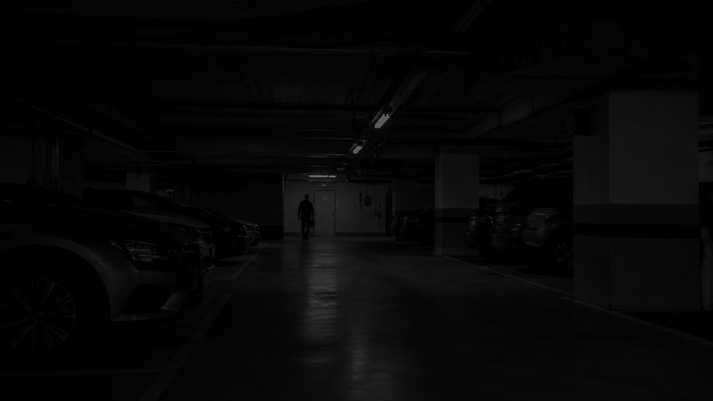
#> input picture atividade/atividade-3/input/imagem_01.png, 713 x 401 px, shrunk from 1672 x 941 before the run, found by its file name
$ jupyter execute atividade-3.ipynb
#> lines starting #> are read from the running program, lines starting #| are printed output that depends on the picture; after the words box and inside, x2 and y2 are one past the last pixel; in counts of white or black regions, pixels touching at a corner belong together
[cell 1]
import os
import numpy as np
import cv2
import requests
from io import BytesIO

import matplotlib.pyplot as plt
from PIL import Image

# Pasta onde todas as imagens geradas serão salvas
pasta_saida = os.path.join("output")
os.makedirs(pasta_saida, exist_ok=True)

def salvar_figura(fig, nome_arquivo):
    fig.savefig(os.path.join(pasta_saida, nome_arquivo), dpi=150, bbox_inches="tight")

# 1. Imagens de Input

[cell 2]
url_base = (
    "https://raw.githubusercontent.com/"
    "lianeheidemann/atividades-processamento-de-imagens/"
    "main/atividade/atividade-3/input/"
)

def carregar_imagem(nome_arquivo):
#> called with nome_arquivo = 'imagem_01.png'
    resposta = requests.get(url_base + nome_arquivo)
    resposta.raise_for_status()
    return Image.open(BytesIO(resposta.content))
#> returned value is the input picture: PIL image 713x401 RGB; mean R, G, B 7.1, 7, 6.9

# Carregamento das cinco imagens
imagem_1 = carregar_imagem("imagem_01.png")
imagem_2 = carregar_imagem("imagem_02.png")
#> call 2 of carregar_imagem, with nome_arquivo = 'imagem_02.png'
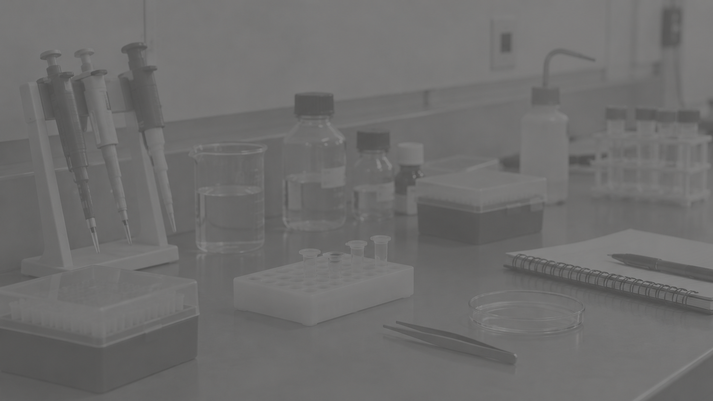
#> input picture atividade/atividade-3/input/imagem_02.png, 713 x 401 px, shrunk from 1672 x 941 before the run, found by its file name
#> in carregar_imagem, returned value is the input picture: PIL image 713x401 RGB; mean R, G, B 110.2, 109.6, 108.9
imagem_3 = carregar_imagem("imagem_03.png")
#> call 3 of carregar_imagem, with nome_arquivo = 'imagem_03.png'
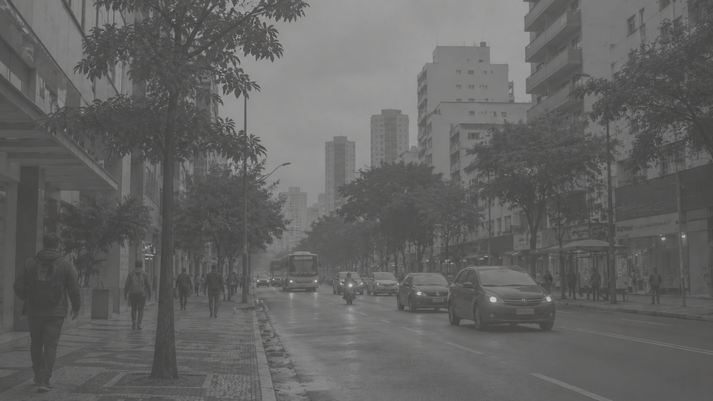
#> input picture atividade/atividade-3/input/imagem_03.png, 713 x 401 px, shrunk from 1672 x 941 before the run, found by its file name
#> in carregar_imagem, returned value is the input picture: PIL image 713x401 RGB; mean R, G, B 100.5, 100.1, 99.7
imagem_4 = carregar_imagem("imagem_04.png")
#> call 4 of carregar_imagem, with nome_arquivo = 'imagem_04.png'
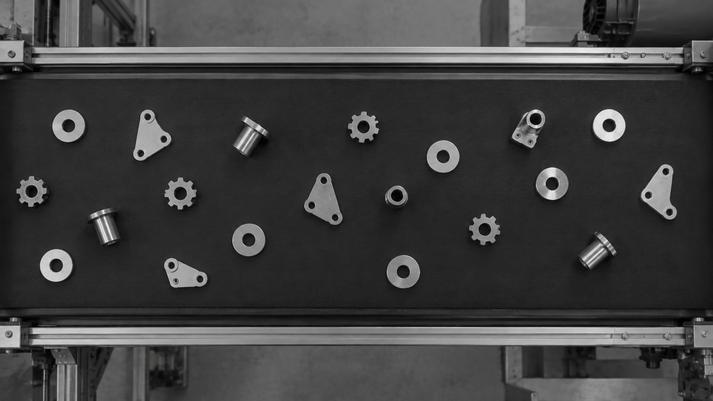
#> input picture atividade/atividade-3/input/imagem_04.png, 713 x 401 px, shrunk from 1672 x 941 before the run, found by its file name
#> in carregar_imagem, returned value is the input picture: PIL image 713x401 RGB; mean R, G, B 64.7, 64.4, 64.2
imagem_5 = carregar_imagem("imagem_05.png")
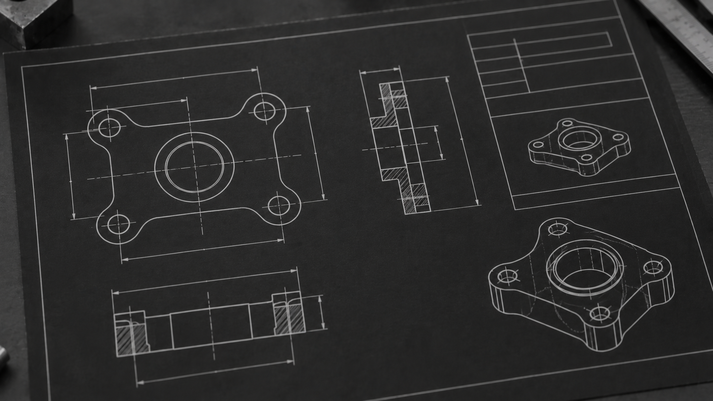
#> input picture atividade/atividade-3/input/imagem_05.png, 713 x 401 px, shrunk from 1672 x 941 before the run, found by its file name
#> in carregar_imagem, returned value is the input picture: PIL image 713x401 RGB; mean R, G, B 44.9, 44.6, 44.2

# Conversão para escala de cinza e array NumPy
imagem_cinza_1 = np.array(imagem_1.convert("L"), dtype=np.uint8)
imagem_cinza_2 = np.array(imagem_2.convert("L"), dtype=np.uint8)
imagem_cinza_3 = np.array(imagem_3.convert("L"), dtype=np.uint8)
imagem_cinza_4 = np.array(imagem_4.convert("L"), dtype=np.uint8)
imagem_cinza_5 = np.array(imagem_5.convert("L"), dtype=np.uint8)

imagens = [
    imagem_cinza_1,
    imagem_cinza_2,
    imagem_cinza_3,
    imagem_cinza_4,
    imagem_cinza_5,
]

titulos = [
    "Imagem 1 — escura demais",
    "Imagem 2 — clara/saturada",
    "Imagem 3 — bem exposta",
    "Imagem 4",
    "Imagem 5",
]

fig, eixos = plt.subplots(2, 3, figsize=(16, 6))
eixos = eixos.ravel()

for eixo, imagem, titulo in zip(eixos, imagens, titulos):
    eixo.imshow(imagem, cmap="gray", vmin=0, vmax=255)
    eixo.set_title(titulo)
    eixo.axis("off")
#> this loop made 5 passes
#> titulo on passes 1 to 5: 'Imagem 1 — escura demais', 'Imagem 2 — clara/saturada', 'Imagem 3 — bem exposta', 'Imagem 4', 'Imagem 5'

eixos[5].axis("off")

plt.tight_layout()
salvar_figura(fig, "01_imagens_input.png")
plt.show()

# 2. Histogramas

[cell 3]
fig, eixos = plt.subplots(2, 3, figsize=(16, 12))
eixos = eixos.ravel()

imagens = [imagem_cinza_1, imagem_cinza_2, imagem_cinza_3, imagem_cinza_4, imagem_cinza_5]
titulos = [
    "Imagem 1 — gamma < 1",
    "Imagem 2 — Expansão de contraste",
    "Imagem 3 — Equalização de histograma",
    "Imagem 4 — Limiarização",
    "Imagem 5 — Negativo",
]

for eixo, imagem, titulo in zip(eixos, imagens, titulos):
    eixo.hist(imagem.ravel(), bins=256, range=(0, 255), color="gray")
    eixo.set_title(titulo)
    eixo.set_xlabel("Intensidade")
    eixo.set_ylabel("Nº de pixels")
#> this loop made 5 passes

eixos[5].axis("off")

plt.tight_layout()
salvar_figura(fig, "02_histogramas_originais.png")
plt.show()

# 3. Tratamento de Imagens

## Imagem 01 — Correção gama

A imagem está subexposta. A correção gama clareia principalmente os tons escuros, revelando carros, colunas e o piso sem alterar tudo de forma linear. Comece com gamma = 0.4 ou 0.5.

[cell 4]
gamma = 0.5  # gamma < 1 clareia a imagem

imagem_normalizada = imagem_cinza_1.astype(np.float32) / 255.0

imagem_1_tratada = np.power(
    imagem_normalizada,
    gamma
)
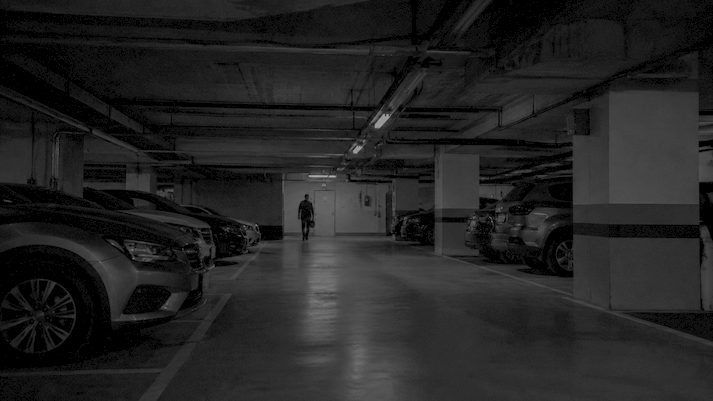
#> imagem_1_tratada: shape (401, 713) float32; min 0, max 0.692, mean 0.14

imagem_1_tratada = np.clip(
    imagem_1_tratada * 255,
    0,
    255
).astype(np.uint8)

fig, eixos = plt.subplots(1, 2, figsize=(12, 5))

eixos[0].imshow(imagem_cinza_1, cmap="gray", vmin=0, vmax=255)
eixos[0].set_title("Imagem 1 — Original")
eixos[0].axis("off")

eixos[1].imshow(imagem_1_tratada, cmap="gray", vmin=0, vmax=255)
eixos[1].set_title(f"Correção gama — γ = {gamma}")
eixos[1].axis("off")

plt.tight_layout()
salvar_figura(fig, "03_imagem_01_correcao_gama.png")
plt.show()

A correção gama foi escolhida porque a imagem apresentava baixa luminosidade e concentração de pixels nas intensidades mais escuras. A utilização de γ = 0,5 deslocou os níveis de cinza para intensidades mais altas, revelando detalhes dos carros, das colunas e do piso da garagem. O tratamento melhorou a visibilidade da cena sem aplicar o mesmo aumento a todos os pixels, preservando melhor as diferenças de tonalidade.

## Imagem 2 — Expansão de contraste

Os níveis de cinza estão concentrados em uma faixa estreita e clara, deixando a imagem “lavada”. A expansão redistribui essa faixa para aumentar a separação entre objetos e fundo.

[cell 5]
# Limites calculados por percentis para ignorar pixels extremos
limite_inferior = np.percentile(imagem_cinza_2, 2)
#> limite_inferior = 86
limite_superior = np.percentile(imagem_cinza_2, 98)
#> limite_superior = 126

if limite_superior == limite_inferior:
    resultado_contraste = imagem_cinza_2.copy()
else:
    resultado_contraste = (
        imagem_cinza_2.astype(np.float32) - limite_inferior
    ) * (
        255.0 / (limite_superior - limite_inferior)
    )

    resultado_contraste = np.clip(
        resultado_contraste,
        0,
        255
    ).astype(np.uint8)
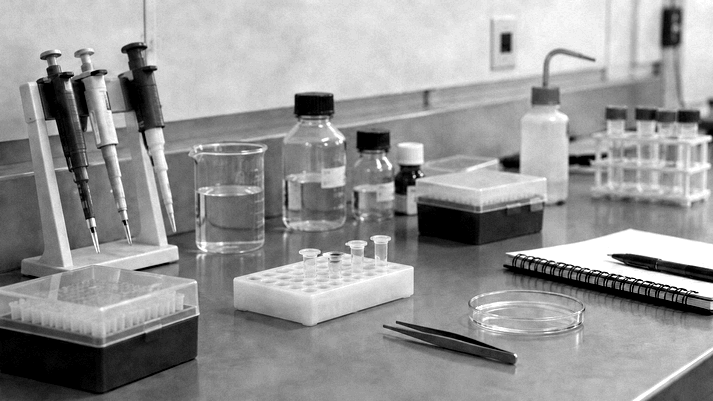
#> resultado_contraste: shape (401, 713); min 0, max 255, mean 150.2

print(f"Limite inferior: {limite_inferior:.2f}")
#| Limite inferior: 86.00
print(f"Limite superior: {limite_superior:.2f}")
#| Limite superior: 126.00

fig, eixos = plt.subplots(1, 2, figsize=(12, 5))

eixos[0].imshow(imagem_cinza_2, cmap="gray", vmin=0, vmax=255)
eixos[0].set_title("Imagem 2 — Original")
eixos[0].axis("off")

eixos[1].imshow(resultado_contraste, cmap="gray", vmin=0, vmax=255)
eixos[1].set_title("Expansão de contraste")
eixos[1].axis("off")

plt.tight_layout()
salvar_figura(fig, "04_imagem_02_expansao_contraste.png")
plt.show()

A expansão de contraste foi aplicada porque os níveis de cinza estavam concentrados em uma faixa limitada, produzindo uma imagem clara e com pouca diferenciação entre os objetos. Os percentis 2 e 98 foram utilizados como limites inferior e superior para reduzir a influência de pixels extremos. Após o tratamento, as intensidades passaram a ocupar uma faixa maior, aumentando a separação visual entre os instrumentos, os recipientes e o fundo do laboratório.

## Imagem 3 — Equalização do histograma

A cena apresenta contraste global baixo, com muitos tons médios semelhantes. A equalização distribui melhor as intensidades e evidencia prédios, árvores, veículos e pedestres.

[cell 6]
# Calcula o histograma da imagem
histograma = np.bincount(
    imagem_cinza_3.ravel(),
    minlength=256
)
#> histograma = 256 values, max 7692 at index 87, min 0 at index 0, mean 1116.8

# Calcula a distribuição acumulada
distribuicao_acumulada = histograma.cumsum()
#> distribuicao_acumulada = 256 values from 0 to 285913

# Obtém somente os valores acumulados diferentes de zero
valores_validos = distribuicao_acumulada[
    distribuicao_acumulada > 0
]
#> valores_validos = 194 values from 1 to 285913

cdf_minimo = valores_validos[0]
#> cdf_minimo = 1
total_pixels = imagem_cinza_3.size
#> total_pixels = 285913

# Cria a tabela de transformação
tabela_equalizacao = (
    (distribuicao_acumulada - cdf_minimo)
    / (total_pixels - cdf_minimo)
) * 255
#> tabela_equalizacao = 256 values from -0.000892 to 255

tabela_equalizacao = np.clip(
    tabela_equalizacao,
    0,
    255
).astype(np.uint8)
#> tabela_equalizacao = 256 values from 0 to 255

# Aplica a transformação
resultado_equalizacao = tabela_equalizacao[imagem_cinza_3]

fig, eixos = plt.subplots(1, 2, figsize=(12, 5))

eixos[0].imshow(imagem_cinza_3, cmap="gray", vmin=0, vmax=255)
eixos[0].set_title("Imagem 3 — Original")
eixos[0].axis("off")

eixos[1].imshow(resultado_equalizacao, cmap="gray", vmin=0, vmax=255)
eixos[1].set_title("Equalização do histograma")
eixos[1].axis("off")

plt.tight_layout()
salvar_figura(fig, "05_imagem_03_equalizacao_histograma.png")
plt.show()

A equalização do histograma foi utilizada para melhorar o contraste global da imagem, que apresentava predominância de tons médios e pouca diferenciação entre algumas regiões. O tratamento redistribuiu os níveis de intensidade ao longo da escala de cinza, tornando mais perceptíveis os detalhes dos prédios, das árvores, dos veículos e dos pedestres. O histograma final mais distribuído confirma o aumento do contraste da cena.

## Imagem 4 — Limiarização

Existe uma separação clara entre as peças metálicas claras e a esteira escura. A limiarização transforma a imagem em binária, sendo útil para segmentar, contar e localizar as peças.

[cell 7]
# Limiar adequado para separar as peças metálicas do fundo escuro
limiar = 120

resultado_limiarizacao = np.where(
    imagem_cinza_4 >= limiar,
    255,
    0
).astype(np.uint8)
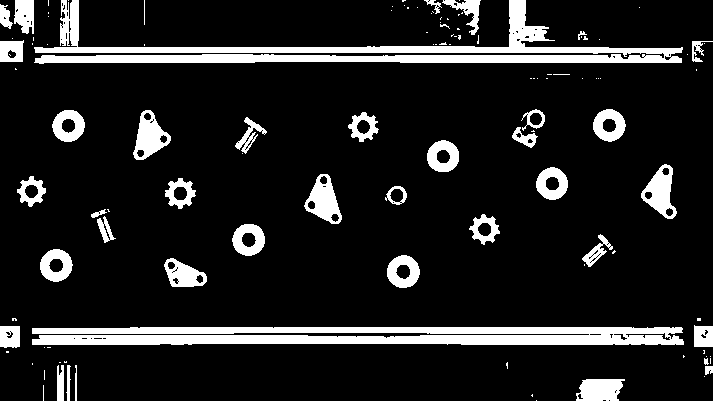
#> resultado_limiarizacao: shape (401, 713); 13% white; 117 white regions (77 under 20 px), largest, box (x1, y1, x2, y2) and area: (34, 0, 683, 64) 10644, (32, 327, 684, 345) 10220, (641, 164, 677, 219) 1001

fig, eixos = plt.subplots(1, 2, figsize=(12, 5))

eixos[0].imshow(imagem_cinza_4, cmap="gray", vmin=0, vmax=255)
eixos[0].set_title("Imagem 4 — Original")
eixos[0].axis("off")

eixos[1].imshow(
    resultado_limiarizacao,
    cmap="gray",
    vmin=0,
    vmax=255
)
eixos[1].set_title(f"Limiarização — T = {limiar}")
eixos[1].axis("off")

plt.tight_layout()
salvar_figura(fig, "06_imagem_04_limiarizacao.png")
plt.show()

A limiarização foi escolhida devido à diferença de intensidade entre as peças metálicas claras e a esteira escura. Com o limiar definido em 120, os pixels com intensidade igual ou superior a esse valor foram convertidos em branco, enquanto os demais foram convertidos em preto. O resultado facilitou a separação entre os objetos e o fundo, sendo adequado para aplicações como identificação, localização e contagem das peças.

## Imagem 5 — Negativo

Como o desenho possui linhas claras sobre fundo escuro, o negativo produz linhas escuras sobre fundo claro, facilitando leitura, impressão e análise das linhas.

[cell 8]
resultado_negativo = 255 - imagem_cinza_5
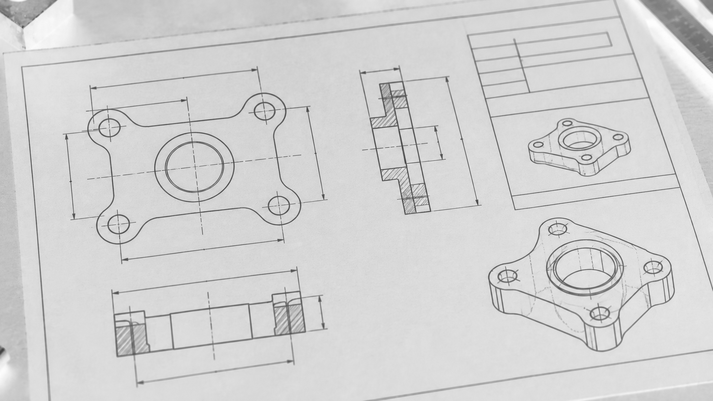
#> resultado_negativo: shape (401, 713); min 59, max 254, mean 210.4

fig, eixos = plt.subplots(1, 2, figsize=(12, 5))

eixos[0].imshow(imagem_cinza_5, cmap="gray", vmin=0, vmax=255)
eixos[0].set_title("Imagem 5 — Original")
eixos[0].axis("off")

eixos[1].imshow(resultado_negativo, cmap="gray", vmin=0, vmax=255)
eixos[1].set_title("Negativo")
eixos[1].axis("off")

plt.tight_layout()
salvar_figura(fig, "07_imagem_05_negativo.png")
plt.show()

A transformação negativa foi aplicada porque o desenho técnico possui linhas claras sobre um fundo predominantemente escuro. A inversão dos níveis de cinza transformou as regiões escuras em claras e as linhas claras em escuras, produzindo uma representação semelhante à de um desenho impresso em papel. O resultado facilita a leitura das linhas, das medidas e dos detalhes geométricos da peça.

# 4. Histograma das imagens tratadas

[cell 9]
fig, eixos = plt.subplots(2, 3, figsize=(16, 12))
eixos = eixos.ravel()

# Resultados produzidos pelas células de tratamento
imagens_tratadas = [
    imagem_1_tratada,
    resultado_contraste,
    resultado_equalizacao,
    resultado_limiarizacao,
    resultado_negativo,
]

titulos = [
    "Imagem 1 — Após correção gama",
    "Imagem 2 — Após expansão de contraste",
    "Imagem 3 — Após equalização do histograma",
    "Imagem 4 — Após limiarização",
    "Imagem 5 — Após aplicação do negativo",
]

for eixo, imagem, titulo in zip(
    eixos,
    imagens_tratadas,
    titulos
):
    eixo.hist(
        imagem.ravel(),
        bins=256,
        range=(0, 256),
        color="gray"
    )

    eixo.set_title(titulo)
    eixo.set_xlabel("Intensidade")
    eixo.set_ylabel("Nº de pixels")
    eixo.set_xlim(0, 255)
#> this loop made 5 passes

# Oculta a sexta posição, pois existem apenas cinco imagens
eixos[5].axis("off")

plt.tight_layout()
salvar_figura(fig, "08_histogramas_tratadas.png")
#> in salvar_figura (call 8), `fig.savefig(os.path.join(pasta_saida, nome_arquivo), dpi=150, bbox_inc..`:
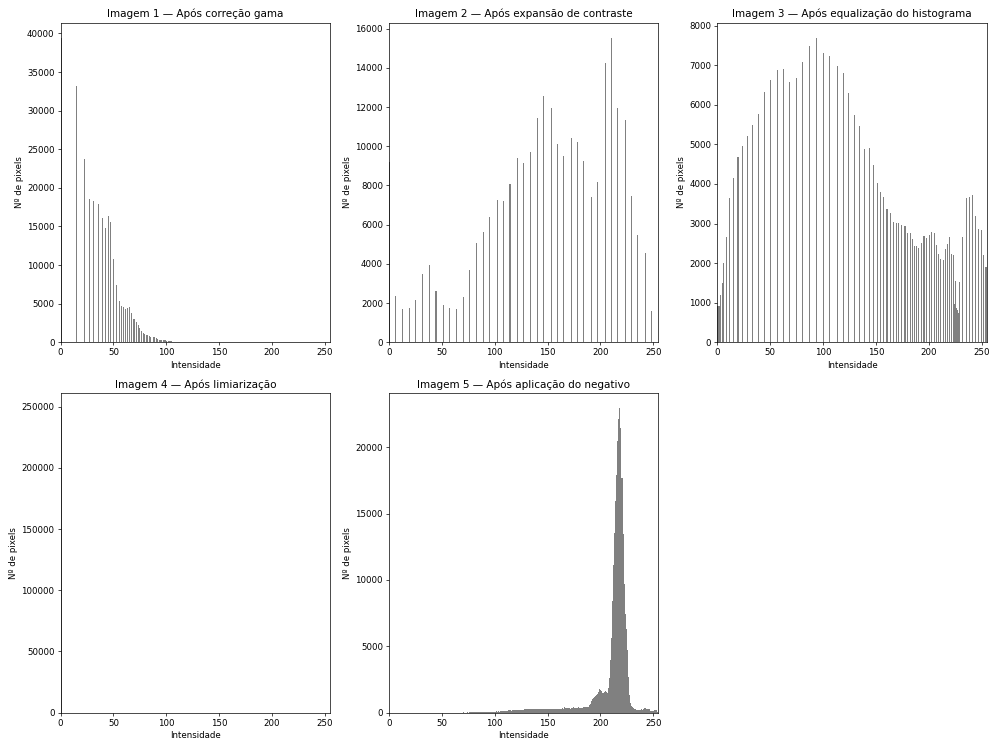
#> figure drawn by matplotlib, 5 panels; panel 1: tallest bar 39434 high, from x = 0 to 1; panel 2: tallest bar 15534 high, from x = 210 to 211; panel 3: tallest bar 7692 high, from x = 93 to 94; panel 4: tallest bar 248785 high, from x = 0 to 1
plt.show()

# 5. Comparação antes/depois — imagem, imagem tratada e histogramas

[cell 10]
imagens_originais = [
    imagem_cinza_1,
    imagem_cinza_2,
    imagem_cinza_3,
    imagem_cinza_4,
    imagem_cinza_5,
]

imagens_tratadas = [
    imagem_1_tratada,
    resultado_contraste,
    resultado_equalizacao,
    resultado_limiarizacao,
    resultado_negativo,
]

nomes_tratamentos = [
    "Correção gama",
    "Expansão de contraste",
    "Equalização do histograma",
    "Limiarização",
    "Negativo",
]

n_imagens = len(imagens_originais)
#> n_imagens = 5

fig, eixos = plt.subplots(n_imagens, 4, figsize=(20, 4 * n_imagens))

for i, (original, tratada, nome) in enumerate(
    zip(imagens_originais, imagens_tratadas, nomes_tratamentos)
):
    eixo_img_original, eixo_img_tratada, eixo_hist_original, eixo_hist_tratada = eixos[i]

    eixo_img_original.imshow(original, cmap="gray", vmin=0, vmax=255)
    eixo_img_original.set_title(f"Imagem {i + 1} — Original")
    eixo_img_original.axis("off")

    eixo_img_tratada.imshow(tratada, cmap="gray", vmin=0, vmax=255)
    eixo_img_tratada.set_title(f"Imagem {i + 1} — {nome}")
    eixo_img_tratada.axis("off")

    eixo_hist_original.hist(original.ravel(), bins=256, range=(0, 255), color="gray")
    eixo_hist_original.set_title("Histograma — Original")
    eixo_hist_original.set_xlabel("Intensidade")
    eixo_hist_original.set_ylabel("Nº de pixels")
    eixo_hist_original.set_xlim(0, 255)

    eixo_hist_tratada.hist(tratada.ravel(), bins=256, range=(0, 255), color="gray")
    eixo_hist_tratada.set_title(f"Histograma — {nome}")
    eixo_hist_tratada.set_xlabel("Intensidade")
    eixo_hist_tratada.set_ylabel("Nº de pixels")
    eixo_hist_tratada.set_xlim(0, 255)
#> this loop made 5 passes
#> nome on passes 1 to 5: 'Correção gama', 'Expansão de contraste', 'Equalização do histograma', 'Limiarização', 'Negativo'

plt.tight_layout()
salvar_figura(fig, "09_comparacao_antes_depois.png")
#> in salvar_figura (call 9), `fig.savefig(os.path.join(pasta_saida, nome_arquivo), dpi=150, bbox_inc..`:
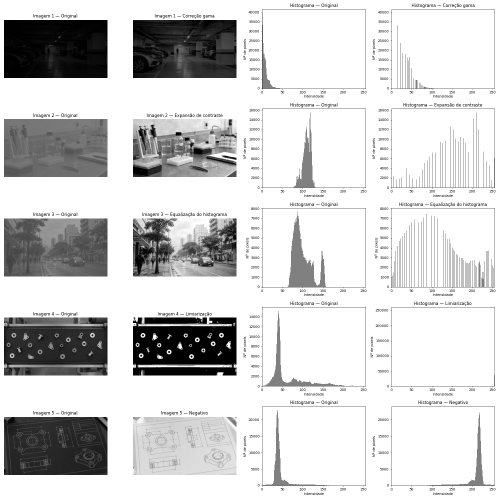
#> figure drawn by matplotlib, 20 panels; panel 3: tallest bar 39434 high, from x = 0 to 0.996; panel 4: tallest bar 39434 high, from x = 0 to 0.996; panel 7: tallest bar 15534 high, from x = 118.5 to 119.5; panel 8: tallest bar 15534 high, from x = 209.2 to 210.2
plt.show()
